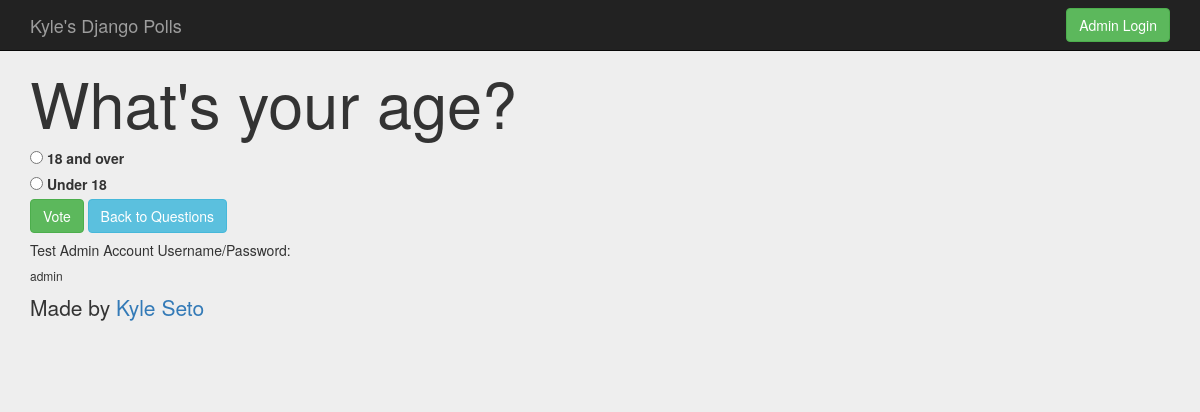
The app's page /polls/2/ with its own data.
### polls/models.py (models this page shows, shortened)
class Question(models.Model):
    question_text = models.CharField(max_length = 100)
    pub_date = models.DateTimeField('date published')

class Choice(models.Model):
    choice_text = models.CharField(max_length = 200)
    votes = models.IntegerField(default = 0)
    question = models.ForeignKey(Question, on_delete=models.CASCADE)

### polls/views.py (the view)
# urls.py: path('<int:question_id>/', views.detail, name='detail'),
def detail(request, question_id):
    question = get_object_or_404(Question, pk=question_id)
    return render(request, 'polls/detail.html',{'question':question})

### polls/templates/polls/detail.html (shortened to what this page needs)
<!DOCTYPE html>
{% extends 'polls/base.html' %}
{% block main_content %}
<h1>{{ question.question_text }}</h1>
<form action = "{% url 'polls:vote' question.id%}" method = "post">
    {% for choice in question.choice_set.all %}
        <input type="radio" name="choice" id="choice{{forloop.counter}}" value="{{choice.id}}"/>
        <label for="choice{{forloop.counter}}">{{choice.choice_text}}</label><br>
    {% endfor %}
    <input type="submit" class="btn btn-success" value="Vote"/> <a class="btn btn-info" href="{% url 'polls:index' %}">Back to Questions</a>
</form>
{% endblock %}

### polls/static/polls/style.css (style rules this page uses)
body { background-color:rgb(238, 238, 238); }

### records on screen
Question: question_text "What's your age?"
Choice: choice_text "18 and over"
Choice: choice_text "Under 18"
